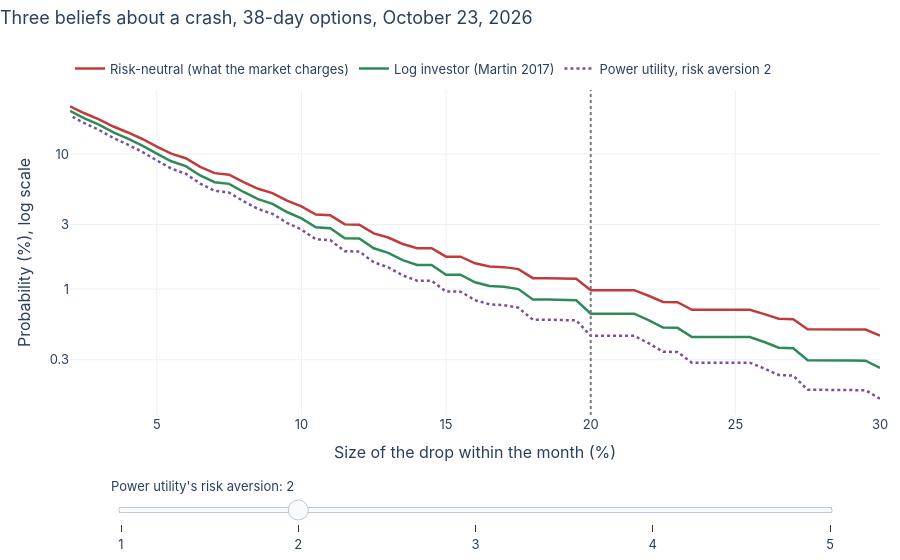

Notebook code for this chart:
### Markdown cell above
## 3. Three beliefs about a crash

$Q(0.8)$ overstates the chance of a crash, because option prices weight a
crash by what a dollar is worth then. Martin's way back (his Result 2) is
to ask what an investor with log utility who holds the market must believe
to be content holding it. Their marginal utility is $1/R_T$, which turns
the risk-neutral probability into

$$P(R_T \le \alpha) = \frac{\alpha\, Q(\alpha)}{R_f} - p(\alpha),$$

the risk-neutral probability, shrunk by the price of the put struck at the
crash level $\alpha$. Martin and Shi (2025) do the same for power utility
with risk aversion $\gamma$, weighting each state by $R_T^\gamma$:
$P = E^*[R_T^\gamma 1\{R_T \le \alpha\}] / E^*[R_T^\gamma]$. At
$\gamma = 1$ it is Martin's formula, and they calibrate $\gamma = 2$.

The figure reads all three off the same distribution, for every size of
drop. Drag the slider to change the risk aversion.

### Code cell
figures.fig_crash_beliefs(cdf_month, latest).show()
